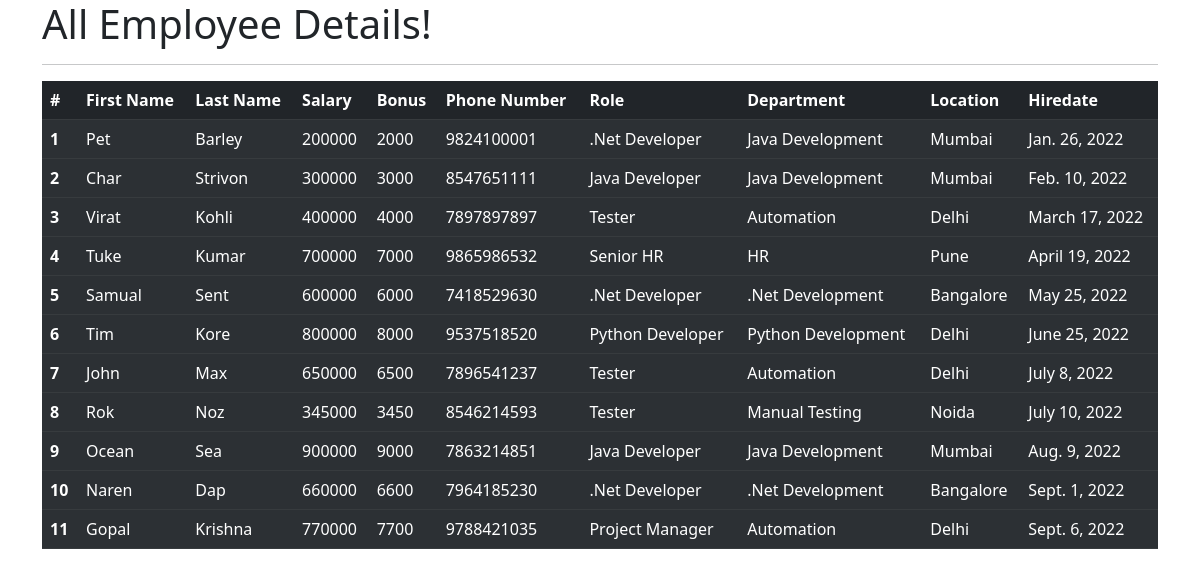
The app's page /all_emp with its own data.
### emp_app/models.py (models this page shows, shortened)
class Employee(models.Model):
    first_name = models.CharField(max_length=100, null=False)
    last_name = models.CharField(max_length=100)
    dept = models.ForeignKey(Department, on_delete=models.CASCADE)
    salary = models.IntegerField(default=0)
    bonus = models.IntegerField(default=0)
    role = models.ForeignKey(Role, on_delete=models.CASCADE)
    phone = models.IntegerField(default=0)
    hire_date = models.DateField()
    def __str__(self):
        return "%s %s %s" %(self.first_name, self.last_name, self.phone)

class Role(models.Model):
    name = models.CharField(max_length=100, null=False)

class Department(models.Model):
    name = models.CharField(max_length=100, null=False)
    location = models.CharField(max_length=100)

### emp_app/views.py (the view)
# urls.py: path('all_emp', views.all_emp, name='all_emp'),
def all_emp(request):
    emps = Employee.objects.all()
    context = {
        'emps' : emps,
    }
    print(context)
    return render(request, 'view_all_emp.html', context)

### emp_app/templates/view_all_emp.html (shortened to what this page needs)
<html lang="en">
<head>
    <link rel="stylesheet" href="https://cdn.jsdelivr.net/npm/bootstrap@5.2.0/dist/css/bootstrap.rtl.min.css">
</head>
<body>
    <div class="container">
            <h1>All Employee Details!</h1>
        <hr>
        <table class="table table-dark table-striped">
            <thead>
              <tr>
                <th scope="col">#</th>
                <th scope="col">First Name</th>
                <th scope="col">Last Name</th>
                <th scope="col">Salary</th>
                <th scope="col">Bonus</th>
                <th scope="col">Phone Number</th>
                <th scope="col">Role</th>
                <th scope="col">Department</th>
                <th scope="col">Location</th>
                <th scope="col">Hiredate</th>
              </tr>
            </thead>
                    {%for emp in emps%}
            <tbody>
              <tr>
                <th scope="row">{{emp.id}}</th>
                <td>{{emp.first_name}}</td>
                <td>{{emp.last_name}}</td>
                <td>{{emp.salary}}</td>
                <td>{{emp.bonus}}</td>
                <td>{{emp.phone}}</td>
                <td>{{emp.role.name}}</td>
                <td>{{emp.dept.name}}</td>
                <td>{{emp.dept.location}}</td>
                <td>{{emp.hire_date}}</td>
              </tr>
            </tbody>
                    {%endfor%}
          </table>
    </div>
  </body>
</html>

### records on screen
Employee: id "1", first_name "Pet", last_name "Barley", salary "200000", bonus "2000", phone "9824100001", role.name ".Net Developer", dept.name "Java Development", dept.location "Mumbai", hire_date "Jan. 26, 2022"
Employee: id "2", first_name "Char", last_name "Strivon", salary "300000", bonus "3000", phone "8547651111", role.name "Java Developer", dept.name "Java Development", dept.location "Mumbai", hire_date "Feb. 10, 2022"
Employee: id "3", first_name "Virat", last_name "Kohli", salary "400000", bonus "4000", phone "7897897897", role.name "Tester", dept.name "Automation", dept.location "Delhi", hire_date "March 17, 2022"
Employee: id "4", first_name "Tuke", last_name "Kumar", salary "700000", bonus "7000", phone "9865986532", role.name "Senior HR", dept.name "HR", dept.location "Pune", hire_date "April 19, 2022"
Employee: id "5", first_name "Samual", last_name "Sent", salary "600000", bonus "6000", phone "7418529630", role.name ".Net Developer", dept.name ".Net Development", dept.location "Bangalore", hire_date "May 25, 2022"
Employee: id "6", first_name "Tim", last_name "Kore", salary "800000", bonus "8000", phone "9537518520", role.name "Python Developer", dept.name "Python Development", dept.location "Delhi", hire_date "June 25, 2022"
Employee: id "7", first_name "John", last_name "Max", salary "650000", bonus "6500", phone "7896541237", role.name "Tester", dept.name "Automation", dept.location "Delhi", hire_date "July 8, 2022"
Employee: id "8", first_name "Rok", last_name "Noz", salary "345000", bonus "3450", phone "8546214593", role.name "Tester", dept.name "Manual Testing", dept.location "Noida", hire_date "July 10, 2022"
Employee: id "9", first_name "Ocean", last_name "Sea", salary "900000", bonus "9000", phone "7863214851", role.name "Java Developer", dept.name "Java Development", dept.location "Mumbai", hire_date "Aug. 9, 2022"
Employee: id "10", first_name "Naren", last_name "Dap", salary "660000", bonus "6600", phone "7964185230", role.name ".Net Developer", dept.name ".Net Development", dept.location "Bangalore", hire_date "Sept. 1, 2022"
Employee: id "11", first_name "Gopal", last_name "Krishna", salary "770000", bonus "7700", phone "9788421035", role.name "Project Manager", dept.name "Automation", dept.location "Delhi", hire_date "Sept. 6, 2022"
